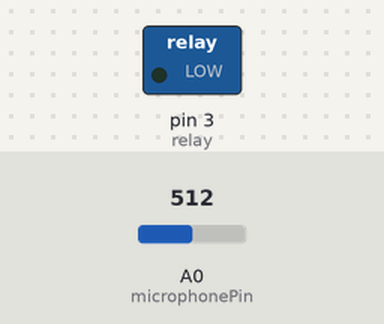
A sketch run on a simulated Arduino Uno, built with avr-gcc and run on an emulated ATmega328P. On the bench: switched loads named in the sketch (green lamp = pin HIGH). Dashed ring = blinking. The test bench sets the inputs (shaded band); at power-on: A0 (microphonePin) = 512. What the sketch prints to the serial monitor is not drawn.

Above: at 0.5 s.
Timing chart, 0 to 5.4 s (numbered marks = the images above):
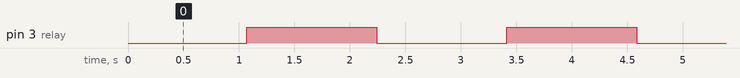

The sketch:

Code.ino
```cpp
#define relay 3
const int microphonePin = A0;
boolean LEDStatus = false;

void setup() {
  Serial.begin(9600);
  pinMode(relay, OUTPUT);
}

void loop() {
  int mn = 1024;
  int mx = 0;

  for (int i = 0; i < 10000; ++i) {

    int val = analogRead(microphonePin);

    mn = min(mn, val);
    mx = max(mx, val);
  }

  int delta = mx - mn;

  Serial.print("Min=");
  Serial.print(mn);
  Serial.print(" Max=");
  Serial.print(mx);
  Serial.print(" Delta=");
  Serial.println(delta);

  if (mx > 70) {

    if (LEDStatus == false) {
      LEDStatus = true;
      digitalWrite(relay, HIGH);
    } else if (LEDStatus == true) {
      LEDStatus = false;
      digitalWrite(relay, LOW);
    }
  }
  delay(100);
}
```

Measured:
- by itself, pin 3 (relay): alternates HIGH for 1.2 s and LOW for 1.2 s
